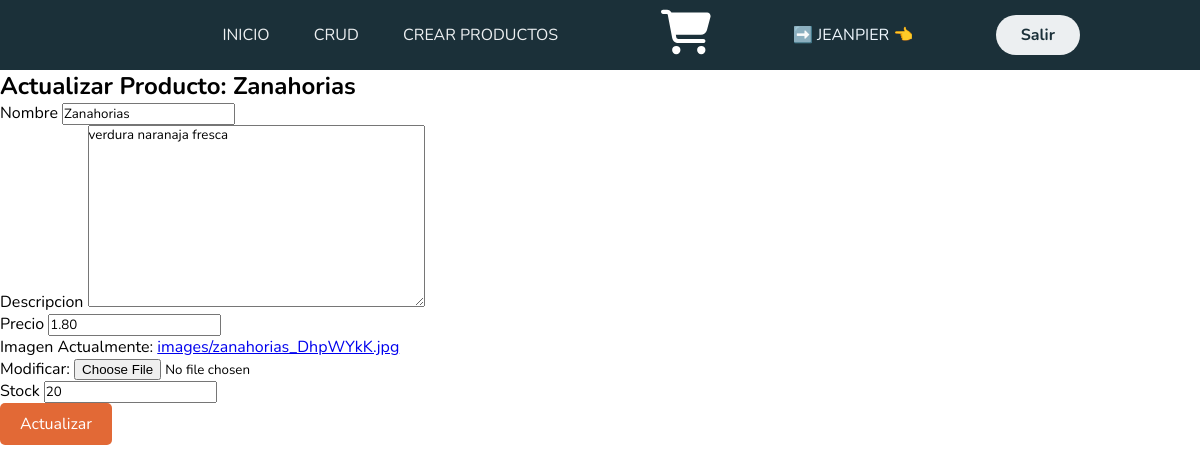
/actualizar_producto/1/ (signed in), run on the app's committed database.
### crud/models.py (models this page shows)
class Producto(models.Model):
    idProducto = models.AutoField(primary_key=True)
    nombre = models.CharField(max_length=200)
    descripcion = models.TextField(max_length=500)
    precio = models.DecimalField(max_digits=10, decimal_places=2)
    imagen = models.ImageField(upload_to='images/')
    stock = models.IntegerField(default=0)

### crud/views.py (the view)
# urls.py: path('actualizar_producto/<int:idProducto>/', views.actualizar_producto, name='actualizar_producto'),
def actualizar_producto(request, idProducto):
    producto = get_object_or_404(Producto, idProducto=idProducto)
    if request.method == 'POST':
        form = crear_producto_form(request.POST, request.FILES, instance=producto)
        if form.is_valid():
            form.save()
            return redirect('crud_productos')
    else:
        form = crear_producto_form(instance=producto)
    return render(request, 'actualizar_producto.html', {'form': form, 'producto': producto})

### crud/forms.py
class crear_producto_form(forms.Form):
    nombre = forms.CharField(max_length=100)
    descripcion = forms.CharField(max_length=100)
    precio = forms.DecimalField(max_digits=10, decimal_places=2)
    imagen = forms.ImageField(required=False)
    stock = forms.IntegerField(min_value=0)

### templates/actualizar_producto.html (shortened to what this page needs)
{% extends 'layouts/base.html' %}
{% load static %}
{% block content %}
<section>
    <h1>Actualizar Producto: {{ producto.nombre }}</h1>
    <form method="post" enctype="multipart/form-data">
        <div class="form-group">
            <label for="{{ form.nombre.id_for_label }}">{{ form.nombre.label }}</label>
            {{ form.nombre }}
        </div>
        <div class="form-group">
            <label for="{{ form.descripcion.id_for_label }}">{{ form.descripcion.label }}</label>
            {{ form.descripcion }}
        </div>
        <div class="form-group">
            <label for="{{ form.precio.id_for_label }}">{{ form.precio.label }}</label>
            {{ form.precio }}
        </div>
        <div class="form-group">
            <label for="{{ form.imagen.id_for_label }}">{{ form.imagen.label }}</label>
            {{ form.imagen }}
        </div>
        <div class="form-group">
            <label for="{{ form.stock.id_for_label }}">{{ form.stock.label }}</label>
            {{ form.stock }}
        </div>
        <button type="submit" class="btn btn-primary">Actualizar</button>
    </form>
</section>
{% endblock %}

### templates/layouts/base.html (shortened to what this page needs)
{% load static %}
<!DOCTYPE html>
<html lang="en">
<head>
    <link rel="stylesheet" href="{% static 'css/estilo_base.css' %}">
<body>
    <header class="header">
        <nav>
           <ul class="nav-links">
                <li><a href="{% url 'home' %}" id="inicio" aria-current="page">INICIO</a></li>
                <li><a href="/crear">CRUD</a></li>
                <li><a href="/crear_producto">CREAR PRODUCTOS</a></li>
           </ul>
        </nav>
        <a class="carrito" href="#"><img src="{% static 'images/cart-shopping-solid.svg' %}" alt=""></a>
        {% if request.user.is_authenticated %}
            <span style="color: aliceblue;">➡️ {{ user.username|upper }}  👈</span>
            <li id="btn-salir"><a class="btn" href="{% url 'exit' %}"><button>Salir</button></a></li>
        {% else %}
            <a class="btn" href="{% url 'login' %}"><button id="openModal">INGRESAR</button></a>
        {% endif %}
    </header>
{% block content %}
{% endblock %}
</body>
</html>

### static/css/estilo_base.css (style rules this page uses)
* { box-sizing: border-box; margin: 0; padding: 0; font-family: 'Nunito', sans-serif; }
.carrito { color: white; }
.carrito img { height: 50px; width: 50px; filter: invert(100%); }
.header { width: 100%; background-color: #1b3039; display: flex; justify-content: space-between; align-items: center; height: 70px; padding: 5px 10%; z-index: 1050; position: relative; }
.header .nav-links { list-style: none; }
.header .nav-links li { display: inline-block; padding: 0 20px; }
#btn-salir { list-style: none }
.header .nav-links a { font-size: 700; color: #eceff1; text-decoration: none; }
.header .btn button { font-weight: 700; color: #1b3039; padding: 9px 25px; background: #eceff1; border: none; border-radius: 50px; cursor: pointer; transition: all 0.3s ease 0s; }
button { padding: 10px 20px; font-size: 16px; cursor: pointer; background-color: #e26936; color: white; border: none; border-radius: 5px; transition: background-color 0.3s; }

### data on the page
Producto: nombre "Zanahorias", descripcion "verdura naranaja fresca", precio "1.80", stock "20"

### other printed values
{{ user.username|upper }} "JEANPIER"
